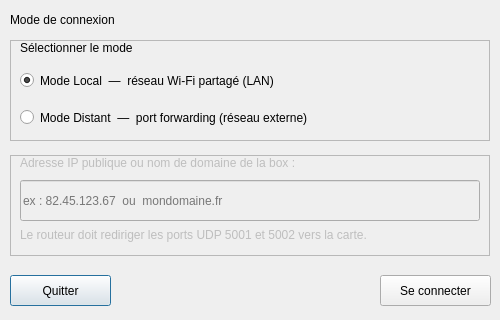
<?xml version="1.0" encoding="UTF-8"?>
<ui version="4.0">
 <class>DialogConnexion</class>
 <widget class="QDialog" name="DialogConnexion">
  <property name="geometry">
   <rect>
    <x>0</x>
    <y>0</y>
    <width>500</width>
    <height>320</height>
   </rect>
  </property>
  <property name="windowTitle">
   <string>Connexion — IHM Wi-Fi</string>
  </property>

  <!-- Titre -->
  <widget class="QLabel" name="label_titre">
   <property name="geometry">
    <rect>
     <x>10</x>
     <y>10</y>
     <width>480</width>
     <height>20</height>
    </rect>
   </property>
   <property name="text">
    <string>Mode de connexion</string>
   </property>
  </widget>

  <!-- Frame mode -->
  <widget class="QFrame" name="frame_mode">
   <property name="geometry">
    <rect>
     <x>10</x>
     <y>40</y>
     <width>480</width>
     <height>101</height>
    </rect>
   </property>
   <property name="frameShape">
    <enum>QFrame::StyledPanel</enum>
   </property>
   <property name="frameShadow">
    <enum>QFrame::Raised</enum>
   </property>

   <widget class="QLabel" name="label_mode_title">
    <property name="geometry">
     <rect>
      <x>10</x>
      <y>0</y>
      <width>200</width>
      <height>16</height>
     </rect>
    </property>
    <property name="text">
     <string>Sélectionner le mode</string>
    </property>
   </widget>

   <widget class="QRadioButton" name="radio_local">
    <property name="geometry">
     <rect>
      <x>10</x>
      <y>25</y>
      <width>460</width>
      <height>31</height>
     </rect>
    </property>
    <property name="text">
     <string>Mode Local  —  réseau Wi-Fi partagé (LAN)</string>
    </property>
    <property name="checked">
     <bool>true</bool>
    </property>
   </widget>

   <widget class="QRadioButton" name="radio_distant">
    <property name="geometry">
     <rect>
      <x>10</x>
      <y>62</y>
      <width>460</width>
      <height>31</height>
     </rect>
    </property>
    <property name="text">
     <string>Mode Distant  —  port forwarding (réseau externe)</string>
    </property>
   </widget>
  </widget>

  <!-- Frame IP distante -->
  <widget class="QFrame" name="frame_distant">
   <property name="geometry">
    <rect>
     <x>10</x>
     <y>155</y>
     <width>480</width>
     <height>101</height>
    </rect>
   </property>
   <property name="frameShape">
    <enum>QFrame::StyledPanel</enum>
   </property>
   <property name="frameShadow">
    <enum>QFrame::Raised</enum>
   </property>
   <property name="enabled">
    <bool>false</bool>
   </property>

   <widget class="QLabel" name="label_ip_title">
    <property name="geometry">
     <rect>
      <x>10</x>
      <y>0</y>
      <width>460</width>
      <height>16</height>
     </rect>
    </property>
    <property name="text">
     <string>Adresse IP publique ou nom de domaine de la box :</string>
    </property>
   </widget>

   <widget class="QLineEdit" name="input_ip">
    <property name="geometry">
     <rect>
      <x>10</x>
      <y>25</y>
      <width>460</width>
      <height>41</height>
     </rect>
    </property>
    <property name="placeholderText">
     <string>ex : 82.45.123.67  ou  mondomaine.fr</string>
    </property>
   </widget>

   <widget class="QLabel" name="label_ip_info">
    <property name="geometry">
     <rect>
      <x>10</x>
      <y>72</y>
      <width>460</width>
      <height>16</height>
     </rect>
    </property>
    <property name="text">
     <string>Le routeur doit rediriger les ports UDP 5001 et 5002 vers la carte.</string>
    </property>
   </widget>
  </widget>

  <!-- Boutons -->
  <widget class="QPushButton" name="btn_quitter">
   <property name="geometry">
    <rect>
     <x>10</x>
     <y>275</y>
     <width>101</width>
     <height>31</height>
    </rect>
   </property>
   <property name="text">
    <string>Quitter</string>
   </property>
  </widget>

  <widget class="QPushButton" name="btn_connecter">
   <property name="geometry">
    <rect>
     <x>380</x>
     <y>275</y>
     <width>111</width>
     <height>31</height>
    </rect>
   </property>
   <property name="text">
    <string>Se connecter</string>
   </property>
  </widget>

 </widget>
 <resources/>
 <connections/>
</ui>
